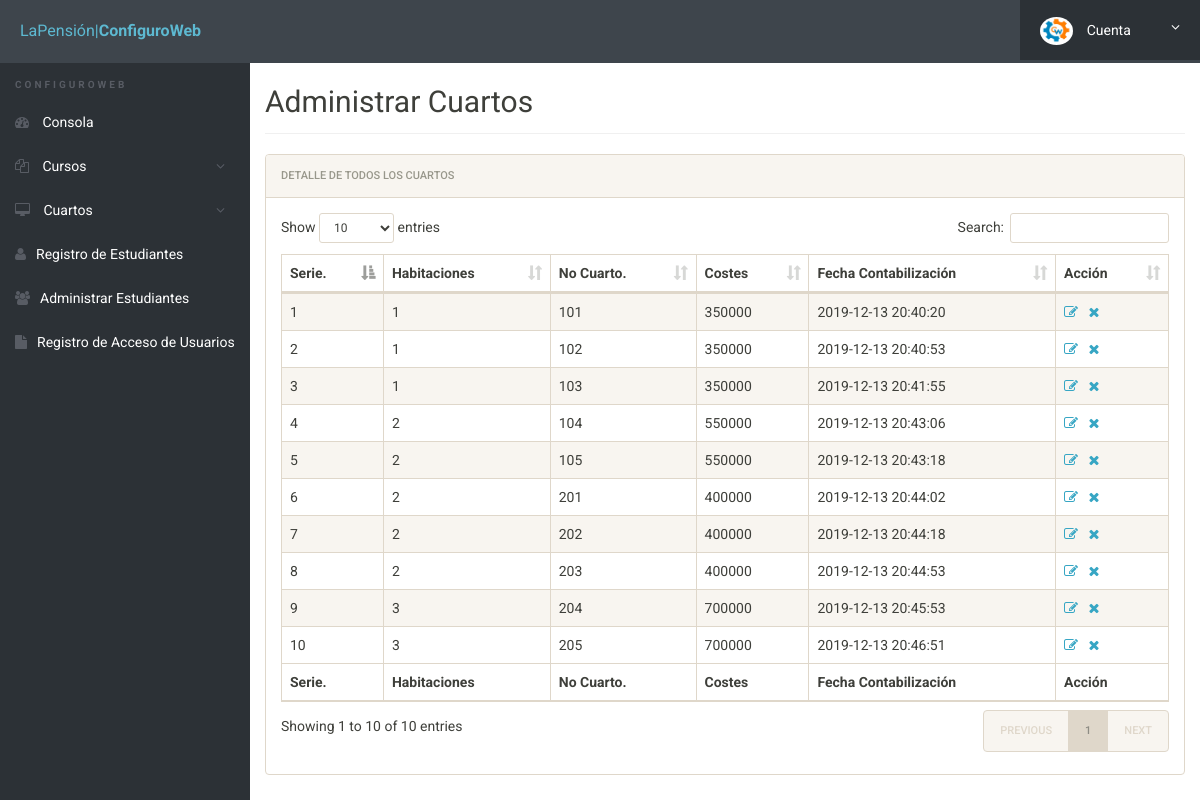
Page /admin/manage-rooms.php (signed in) on the committed database.
### tables this page shows
CREATE TABLE `rooms` (
  `id` int(11) NOT NULL,
  `seater` int(11) NOT NULL,
  `room_no` int(11) NOT NULL,
  `fees` int(11) NOT NULL,
  `posting_date` timestamp NOT NULL DEFAULT CURRENT_TIMESTAMP
);

### admin/manage-rooms.php (the view, shortened to what this page needs)
<?php
include('includes/config.php');
?>
<!doctype html>
<html lang="en" class="no-js">
<head>
	<link rel="stylesheet" href="css/font-awesome.min.css">
	<link rel="stylesheet" href="css/bootstrap.min.css">
	<link rel="stylesheet" href="css/dataTables.bootstrap.min.css">
	<link rel="stylesheet" href="css/bootstrap-social.css">
	<link rel="stylesheet" href="css/bootstrap-select.css">
	<link rel="stylesheet" href="css/fileinput.min.css">
	<link rel="stylesheet" href="css/awesome-bootstrap-checkbox.css">
	<link rel="stylesheet" href="css/style.css">
</head>
<body>
	<?php include('includes/header.php');?>
	<div class="ts-main-content">
			<?php include('includes/sidebar.php');?>
		<div class="content-wrapper">
			<div class="container-fluid">
				<div class="row">
					<div class="col-md-12">
						</br></br><h2 class="page-title">Administrar Cuartos</h2>
						<div class="panel panel-default">
							<div class="panel-heading">Detalle de todos los Cuartos</div>
							<div class="panel-body">
								<table id="zctb" class="display table table-striped table-bordered table-hover" cellspacing="0" width="100%">
									<thead>
										<tr>
											<th>Serie.</th>
											<th>Habitaciones</th>
											<th>No Cuarto.</th>
											<th>Costes </th>
											<th>Fecha Contabilización  </th>
											<th>Acción</th>
										</tr>
									</thead>
									<tfoot>
										<tr>
										<th>Serie.</th>
										<th>Habitaciones</th>
										<th>No Cuarto.</th>
										<th>Costes </th>
										<th>Fecha Contabilización  </th>
										<th>Acción</th>
										</tr>
									</tfoot>
									<tbody>
<?php
$ret="select * from rooms";
$stmt= $mysqli->prepare($ret) ;
$stmt->execute() ;
$res=$stmt->get_result();
$cnt=1;
while($row=$res->fetch_object())
	  {
	  	?>
<tr><td><?php echo $cnt;;?></td>
<td><?php echo $row->seater;?></td>
<td><?php echo $row->room_no;?></td>
<td><?php echo $row->fees;?></td>
<td><?php echo $row->posting_date;?></td>
<td><a href="edit-room.php?id=<?php echo $row->id;?>"><i class="fa fa-edit"></i></a>&nbsp;&nbsp;
<a href="manage-rooms.php?del=<?php echo $row->id;?>" onclick="return confirm("Do you want to delete");"><i class="fa fa-close"></i></a></td>
										</tr>
									<?php
$cnt=$cnt+1;
									 } ?>
									</tbody>
								</table>
							</div>
						</div>
					</div>
				</div>
			</div>
		</div>
	</div>
</body>
</html>

### admin/css/style.css (style rules this page uses)
html { font-size: 14px; }
@media only screen and (min-width: 480px) { html { font-size: 17px; } }
@media only screen and (min-width: 768px) { html { font-size: 14px; } }
body { font-size: 1em; }
a { color: #37a6c4; }
.panel { overflow: hidden; }
.page-title { padding-bottom: 15px; margin-bottom: 20px; border-bottom: 1px solid #f0f0f0; }
.ts-main-content .content-wrapper { padding-top: 15px; margin-top: 10px; }
@media only screen and (min-width: 992px) { .ts-main-content .content-wrapper { margin-left: 250px; } }

### rows in the picture
rooms: seater "1", room_no "101", fees "350000", posting_date "2019-12-13 20:40:20"
rooms: seater "1", room_no "102", fees "350000", posting_date "2019-12-13 20:40:53"
rooms: seater "1", room_no "103", fees "350000", posting_date "2019-12-13 20:41:55"
rooms: seater "2", room_no "104", fees "550000", posting_date "2019-12-13 20:43:06"
rooms: seater "2", room_no "105", fees "550000", posting_date "2019-12-13 20:43:18"
rooms: seater "2", room_no "201", fees "400000", posting_date "2019-12-13 20:44:02"
rooms: seater "2", room_no "202", fees "400000", posting_date "2019-12-13 20:44:18"
rooms: seater "2", room_no "203", fees "400000", posting_date "2019-12-13 20:44:53"
rooms: seater "3", room_no "204", fees "700000", posting_date "2019-12-13 20:45:53"
rooms: seater "3", room_no "205", fees "700000", posting_date "2019-12-13 20:46:51"
